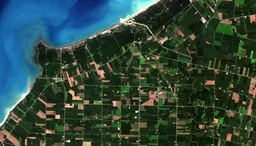
#> input picture 323-Benfords Law/data/sat_img1.jpg, 256 x 146 px, shrunk from 720 x 412 before the run
$ python 05-benford_images.py
#> lines starting #> are read from the running program, lines starting #| are printed output that depends on the picture
"""
Verification of Benford's law in image data.

This code analyzes the leading digit distribution of Discrete Cosine Transform (DCT)
coefficients in grayscale images. It is about verifying the Benford's Law to highlight
the frequencies of leading digits (1 through 9) in the pixel values derived
from DCT.

The code reads images in grayscale using opencv library, computes the DCT coefficients,
and plots the observed Benford's Law distribution for each image.
Then we plot the data to visualize and compare the occurrence of leading digits
in different images.

In case you wonder why go through the pain of converting pixel values to DCT...

In the context of Benford's Law, the distribution of leading digits is expected
to follow a logarithmic pattern, where smaller digits (1, 2, 3) occur more
frequently than larger digits (4, 5, 6, 7, 8, 9).
When pixel values are confined to a small range, it can disrupt this natural
logarithmic distribution. For example, in 8 bit images, our pixels have values between
0 to 255. So any bright pixel will always have a leading digit of 2 and never
have values 3 or greater.

"""


import cv2
import numpy as np
import matplotlib.pyplot as plt
import seaborn as sns

def leading_digit(pixel_value):
    """
    Helper function to extract the leading digit of a pixel value.
    """
    while pixel_value >= 10:
        pixel_value //= 10
    return pixel_value

def calculate_observed_counts(coefficients):
    """
    Calculate the observed leading digit frequencies from the given coefficients.
    """
    leading_digits = [leading_digit(abs(coeff)) for coeff in coefficients]
    observed_counts = [leading_digits.count(digit) for digit in range(1, 10)]
    return observed_counts

def plot_observed_benford_law(image_paths, labels):
    """
    Plot the observed Benford's Law distribution for a list of images.

    Parameters:
    - image_paths (list): List of paths to image files.
    - labels (list): List of labels for each image.

    """
    plt.figure(figsize=(10, 6))

    # Define custom colors for observed lines
    observed_colors = ['darkred', 'darkgreen', 'darkblue']

    for i, image_path in enumerate(image_paths):
        image = cv2.imread(image_path, cv2.IMREAD_GRAYSCALE)
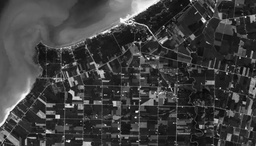
#> image: shape (146, 256); min 6, max 255, mean 63.7
        dct_coefficients = cv2.dct(np.float32(image))
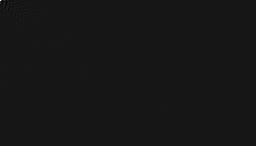
#> dct_coefficients: shape (146, 256) float32; min -1220.3, max 12322.1, mean 0.3; drawn with min black and max white
        selected_coefficients = dct_coefficients.flatten()

        observed_counts = calculate_observed_counts(selected_coefficients)
#> in calculate_observed_counts, `leading_digits = [leading_digit(abs(coeff)) for coeff in coefficients]`: leading_digits = 37376 items
#> in calculate_observed_counts, `observed_counts = [leading_digits.count(digit) for digit in range(1, 1..`: observed_counts = [9239, 3852, 1926, 1087, 679, 449, 309, 197, 175]
#> observed_counts = [9239, 3852, 1926, 1087, 679, 449, 309, 197, 175]

        sns.lineplot(x=range(1, 10), y=observed_counts, label=f'{labels[i]} - Observed', color=observed_colors[i])
#> pass 2 of the loop in plot_observed_benford_law, `for i, image_path in enumerate(image_paths):`:
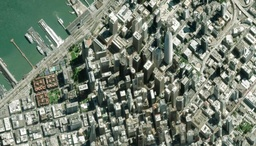
#> input picture 323-Benfords Law/data/sat_img2.jpg, 256 x 146 px, shrunk from 720 x 412 before the run
#> in plot_observed_benford_law, `image = cv2.imread(image_path, cv2.IMREAD_GRAYSCALE)`:
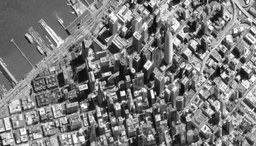
#> image: shape (146, 256); min 3, max 255, mean 122.4
#> in plot_observed_benford_law, `dct_coefficients = cv2.dct(np.float32(image))`:
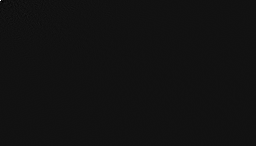
#> dct_coefficients: shape (146, 256) float32; min -1795.5, max 23654.5, mean 0.5; drawn with min black and max white
#> in plot_observed_benford_law, `observed_counts = calculate_observed_counts(selected_coefficients)`: observed_counts = [10109, 5165, 2891, 1825, 1234, 829, 631, 496, 344]
#> pass 3 of the loop in plot_observed_benford_law, `for i, image_path in enumerate(image_paths):`:
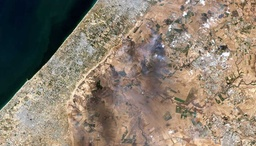
#> input picture 323-Benfords Law/data/sat_img3.jpg, 256 x 146 px, shrunk from 720 x 412 before the run
#> in plot_observed_benford_law, `image = cv2.imread(image_path, cv2.IMREAD_GRAYSCALE)`:
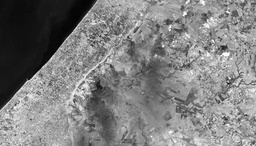
#> image: shape (146, 256); min 0, max 255, mean 127.5
#> in plot_observed_benford_law, `dct_coefficients = cv2.dct(np.float32(image))`:
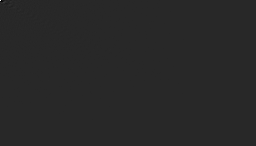
#> dct_coefficients: shape (146, 256) float32; min -4637.2, max 24653.6, mean 0.3; drawn with min black and max white
#> in plot_observed_benford_law, `observed_counts = calculate_observed_counts(selected_coefficients)`: observed_counts = [10208, 4391, 2121, 1085, 636, 383, 244, 171, 123]

    plt.xlabel('Leading Digit')
    plt.ylabel('Frequency')
    plt.title('Leading Digit Distribution (Observed)')
    plt.legend()
    plt.show()
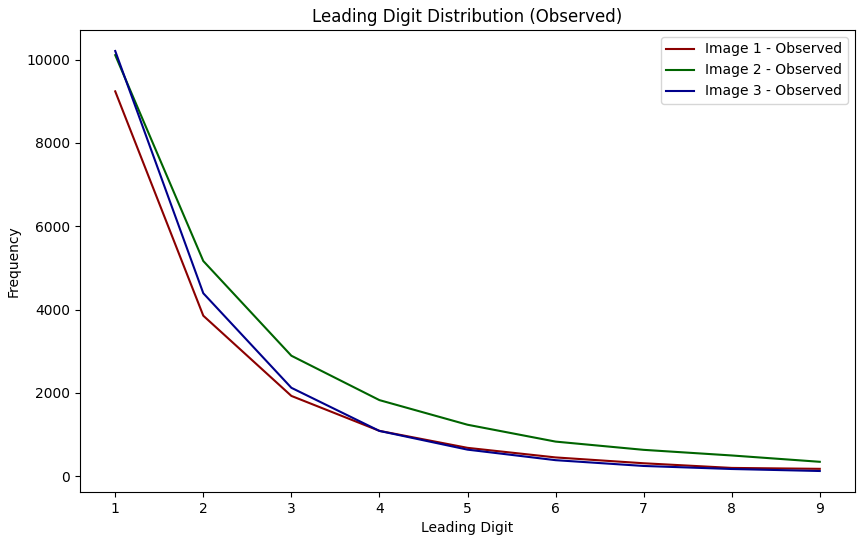
#> figure drawn by matplotlib, 1 panel

# Example usage:
image_paths = ['data/sat_img1.jpg', 'data/sat_img2.jpg', 'data/sat_img3.jpg']
labels = ['Image 1', 'Image 2', 'Image 3']
plot_observed_benford_law(image_paths, labels)
